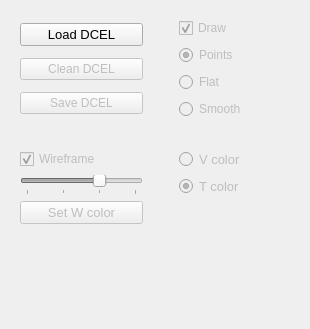
<?xml version="1.0" encoding="UTF-8"?>
<ui version="4.0">
 <class>DcelManager</class>
 <widget class="QFrame" name="DcelManager">
  <property name="geometry">
   <rect>
    <x>0</x>
    <y>0</y>
    <width>310</width>
    <height>329</height>
   </rect>
  </property>
  <property name="windowTitle">
   <string>Frame</string>
  </property>
  <property name="frameShape">
   <enum>QFrame::NoFrame</enum>
  </property>
  <property name="frameShadow">
   <enum>QFrame::Raised</enum>
  </property>
  <widget class="QFrame" name="frame3">
   <property name="geometry">
    <rect>
     <x>11</x>
     <y>140</y>
     <width>141</width>
     <height>161</height>
    </rect>
   </property>
   <property name="frameShape">
    <enum>QFrame::NoFrame</enum>
   </property>
   <property name="frameShadow">
    <enum>QFrame::Raised</enum>
   </property>
   <layout class="QGridLayout" name="gridLayout">
    <item row="3" column="0">
     <spacer name="verticalSpacer_2">
      <property name="orientation">
       <enum>Qt::Vertical</enum>
      </property>
      <property name="sizeHint" stdset="0">
       <size>
        <width>20</width>
        <height>40</height>
       </size>
      </property>
     </spacer>
    </item>
    <item row="1" column="0">
     <widget class="QSlider" name="wireframeWidthDcelSlider">
      <property name="enabled">
       <bool>false</bool>
      </property>
      <property name="minimum">
       <number>1</number>
      </property>
      <property name="maximum">
       <number>4</number>
      </property>
      <property name="singleStep">
       <number>1</number>
      </property>
      <property name="value">
       <number>3</number>
      </property>
      <property name="tracking">
       <bool>false</bool>
      </property>
      <property name="orientation">
       <enum>Qt::Horizontal</enum>
      </property>
      <property name="tickPosition">
       <enum>QSlider::TicksBelow</enum>
      </property>
      <property name="tickInterval">
       <number>1</number>
      </property>
     </widget>
    </item>
    <item row="0" column="0">
     <widget class="QCheckBox" name="wireframeDcelCheckBox">
      <property name="enabled">
       <bool>false</bool>
      </property>
      <property name="text">
       <string>Wireframe</string>
      </property>
      <property name="checked">
       <bool>true</bool>
      </property>
     </widget>
    </item>
    <item row="2" column="0">
     <widget class="QPushButton" name="wireframeColorDcelButton">
      <property name="enabled">
       <bool>false</bool>
      </property>
      <property name="sizePolicy">
       <sizepolicy hsizetype="Minimum" vsizetype="Preferred">
        <horstretch>0</horstretch>
        <verstretch>0</verstretch>
       </sizepolicy>
      </property>
      <property name="font">
       <font>
        <pointsize>10</pointsize>
       </font>
      </property>
      <property name="text">
       <string>Set W color</string>
      </property>
     </widget>
    </item>
   </layout>
  </widget>
  <widget class="QFrame" name="frame2">
   <property name="geometry">
    <rect>
     <x>170</x>
     <y>8</y>
     <width>131</width>
     <height>124</height>
    </rect>
   </property>
   <layout class="QGridLayout" name="gridLayout_4">
    <item row="0" column="0">
     <widget class="QCheckBox" name="drawDcelCheckBox">
      <property name="enabled">
       <bool>false</bool>
      </property>
      <property name="text">
       <string>Draw</string>
      </property>
      <property name="checked">
       <bool>true</bool>
      </property>
     </widget>
    </item>
    <item row="1" column="0">
     <widget class="QRadioButton" name="pointsDcelRadioButton">
      <property name="enabled">
       <bool>false</bool>
      </property>
      <property name="text">
       <string>Points</string>
      </property>
      <property name="checked">
       <bool>true</bool>
      </property>
     </widget>
    </item>
    <item row="2" column="0">
     <widget class="QRadioButton" name="flatDcelRadioButton">
      <property name="enabled">
       <bool>false</bool>
      </property>
      <property name="text">
       <string>Flat</string>
      </property>
      <property name="checked">
       <bool>false</bool>
      </property>
     </widget>
    </item>
    <item row="3" column="0">
     <widget class="QRadioButton" name="smoothDcelRadioButton">
      <property name="enabled">
       <bool>false</bool>
      </property>
      <property name="text">
       <string>Smooth</string>
      </property>
      <property name="checked">
       <bool>false</bool>
      </property>
     </widget>
    </item>
   </layout>
  </widget>
  <widget class="QFrame" name="frame1">
   <property name="geometry">
    <rect>
     <x>11</x>
     <y>8</y>
     <width>141</width>
     <height>121</height>
    </rect>
   </property>
   <layout class="QGridLayout" name="gridLayout_3">
    <item row="0" column="0">
     <widget class="QPushButton" name="loadDcelButton">
      <property name="font">
       <font>
        <pointsize>10</pointsize>
       </font>
      </property>
      <property name="text">
       <string>Load DCEL</string>
      </property>
     </widget>
    </item>
    <item row="1" column="0">
     <widget class="QPushButton" name="cleanDcelButton">
      <property name="enabled">
       <bool>false</bool>
      </property>
      <property name="text">
       <string>Clean DCEL</string>
      </property>
     </widget>
    </item>
    <item row="2" column="0">
     <widget class="QPushButton" name="saveDcelButton">
      <property name="enabled">
       <bool>false</bool>
      </property>
      <property name="text">
       <string>Save DCEL</string>
      </property>
     </widget>
    </item>
   </layout>
  </widget>
  <widget class="QFrame" name="frame4">
   <property name="geometry">
    <rect>
     <x>170</x>
     <y>140</y>
     <width>131</width>
     <height>161</height>
    </rect>
   </property>
   <layout class="QGridLayout" name="gridLayout_2">
    <item row="2" column="0">
     <widget class="QRadioButton" name="triangleColorDcelRadioButton">
      <property name="enabled">
       <bool>false</bool>
      </property>
      <property name="font">
       <font>
        <pointsize>10</pointsize>
       </font>
      </property>
      <property name="text">
       <string>T color</string>
      </property>
      <property name="checked">
       <bool>true</bool>
      </property>
     </widget>
    </item>
    <item row="0" column="0">
     <widget class="QRadioButton" name="vertexColorDcelRadioButton">
      <property name="enabled">
       <bool>false</bool>
      </property>
      <property name="font">
       <font>
        <pointsize>10</pointsize>
       </font>
      </property>
      <property name="text">
       <string>V color</string>
      </property>
      <property name="checked">
       <bool>false</bool>
      </property>
     </widget>
    </item>
    <item row="4" column="0" colspan="2">
     <spacer name="verticalSpacer_3">
      <property name="orientation">
       <enum>Qt::Vertical</enum>
      </property>
      <property name="sizeHint" stdset="0">
       <size>
        <width>20</width>
        <height>40</height>
       </size>
      </property>
     </spacer>
    </item>
   </layout>
  </widget>
 </widget>
 <resources/>
 <connections/>
</ui>
